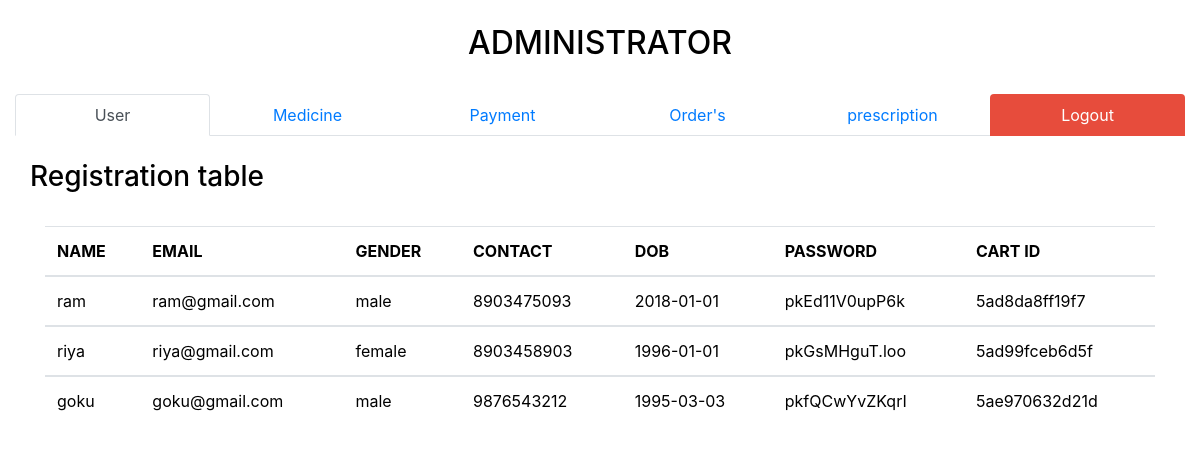
Screenshot of /admin_manage.php (signed in) with the database file from the repository.
### tables this page shows
CREATE TABLE `medi_register` (
  `name` varchar(100) NOT NULL,
  `email` varchar(100) NOT NULL,
  `gender` varchar(6) NOT NULL,
  `contact` bigint(10) NOT NULL,
  `dob` date NOT NULL,
  `password` varchar(20) NOT NULL,
  `cart_nm` varchar(100) NOT NULL,
  `order_table` varchar(100) NOT NULL
);

### admin_manage.php (the view, shortened to what this page needs)
<?php
include 'localconnect.php';
if(isset($_SESSION["admin"]))
{
 ?>
 <!DOCTYPE html>
<html lang="en">
<head>
  <link rel="stylesheet" href="https://maxcdn.bootstrapcdn.com/bootstrap/4.0.0/css/bootstrap.min.css">
</head>
<body>
<br>
<div class="container-fluid">
  <h2 class="text-center">ADMINISTRATOR</h2>
  <br>
  <ul class="nav nav-tabs nav-justified" role="tablist">
    <li class="nav-item">
      <a class="nav-link active" data-toggle="tab" href="#user">User</a>
    </li>
    <li class="nav-item">
      <a class="nav-link" data-toggle="tab" href="#Medicine">Medicine</a>
    </li>
    <li class="nav-item">
      <a class="nav-link" data-toggle="tab" href="#payment">Payment</a>
    </li>
    <li class="nav-item">
      <a class="nav-link" data-toggle="tab" href="#ordertbl">Order's</a>
    </li>
    <li class="nav-item">
      <a class="nav-link" data-toggle="tab" href="#prescription">prescription</a>
    </li>
    <li class="nav-item">
      <a class="nav-link" href="logout.php" style="background: #E74C3C;color: white;">Logout</a>
    </li>
  </ul>
  <div class="tab-content">
    <div id="user" class="container-fluid tab-pane active"><br>
      <h3>Registration table</h3>
      <br>
      <?php
        $slt_reg = "SELECT * FROM medi_register";
        $result = mysqli_query($localconnect,$slt_reg);
        ?>
        <div class="container-fluid">
          <table class="table">
            <thead>
              <tr>
                <th>NAME</th>
                <th>EMAIL</th>
                <th>GENDER</th>
                <th>CONTACT</th>
                <th>DOB</th>
                <th>PASSWORD</th>
                <th>CART ID</th>
              </tr>
            </thead>
            <?php while($row = mysqli_fetch_array($result))
            {
              ?>
            <tbody>
              <tr>
                <?php
                  echo "<td>".$row["name"]."</td>";
                  echo "<td>".$row["email"]."</td>";
                  echo "<td>".$row["gender"]."</td>";
                  echo "<td>".$row["contact"]."</td>";
                  echo "<td>".$row["dob"]."</td>";
                  echo "<td>".$row["password"]."</td>";
                  echo "<td>".$row["cart_nm"]."</td>";
                }
                 ?>
              </tr>
            </tbody>
          </table>
        </div>
    </div>
    </div>
  </div>
</body>
</html>
<?php
}
else
{
  echo "<script>window.location.href='admin.html'</script>";
}
 ?>

### admin_manage.php (style rules this page uses)
body { width: 100%; padding: 0px; margin: 0px; color:black; }

### rows the page displays
medi_register: name "ram", email "ram@gmail.com", gender "male", contact "8903475093", dob "2018-01-01", password "pkEd11V0upP6k", cart_nm "5ad8da8ff19f7"
medi_register: name "riya", email "riya@gmail.com", gender "female", contact "8903458903", dob "1996-01-01", password "pkGsMHguT.loo", cart_nm "5ad99fceb6d5f"
medi_register: name "goku", email "goku@gmail.com", gender "male", contact "9876543212", dob "1995-03-03", password "pkfQCwYvZKqrI", cart_nm "5ae970632d21d"
